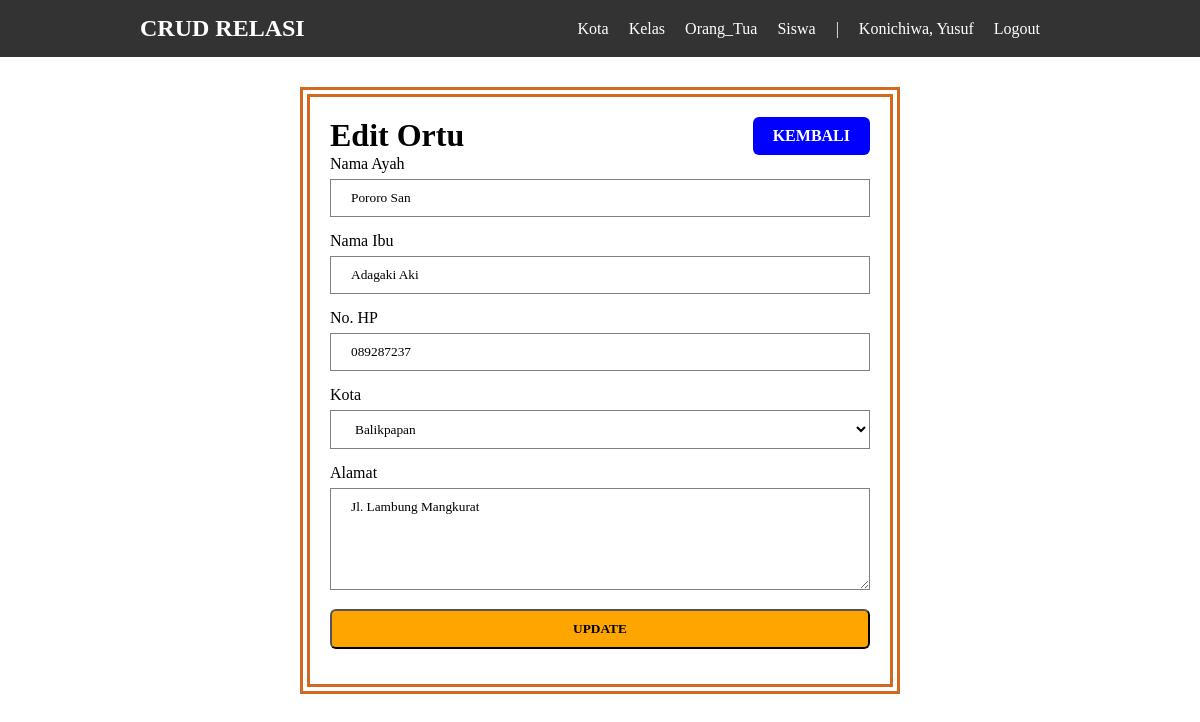
Screenshot of /orang_tua/edit.php?id=2 (signed in) with the database file from the repository.
### tables this page shows
CREATE TABLE `ortu` (
  `id` int(11) NOT NULL,
  `nama_ayah` varchar(100) NOT NULL,
  `nama_ibu` varchar(100) NOT NULL,
  `no_hp` varchar(15) NOT NULL,
  `alamat` text NOT NULL,
  `kota_id` int(11) NOT NULL,
  `created_at` timestamp NOT NULL DEFAULT CURRENT_TIMESTAMP
);

CREATE TABLE `kota` (
  `id` int(11) NOT NULL,
  `nama_kota` varchar(100) NOT NULL,
  `created_at` timestamp NOT NULL DEFAULT CURRENT_TIMESTAMP
);

### orang_tua/edit.php (the view, shortened to what this page needs)
<?php
require_once '../conn2.php';
$kotas = mysqli_query($conn, "SELECT * FROM kota ORDER BY id DESC");
$id = $_GET['id'];
$dataGet = mysqli_query($conn, "SELECT * FROM ortu WHERE id = '$id'");
$data = mysqli_fetch_object($dataGet);
?>
<!DOCTYPE html>
<html lang="en">
<head>
   <link rel="stylesheet" href="../style.css">
</head>
<body>
   <?php require_once '../navbar.php' ?>
   <main>
      <div class="container">
         <div class="infwrap">
            <h1>Edit Ortu</h1>
            <a class="btnback" href="index.php"><span class="fas fa-arrow-left"></span> Kembali</a>
         </div>
         <form action="edit.php?id=<?= $id ?>" method="post" enctype="multipart/form-data">
            <div class="form-group">
               <label for="name">Nama Ayah</label><br>
               <input type="text" required value="<?= $data->nama_ayah ?>" name="nama_ayah" id="">
            </div>
            <div class="form-group">
               <label for="name">Nama Ibu</label><br>
               <input type="text" required value="<?= $data->nama_ibu ?>" name="nama_ibu" id="">
            </div>
            <div class="form-group">
               <label for="name">No. HP</label><br>
               <input type="number" min="0" required value="<?= $data->no_hp ?>" name="no_hp" id="">
            </div>
            <div class="form-group">
               <label for="kota">Kota</label>
               <select name="kota" required id="">
                  <?php while ($kota = mysqli_fetch_object($kotas)) : ?>
                     <option value="<?= $kota->id ?>" <?= $kota->id == $data->kota_id ? 'selected' : '' ?>><?= $kota->nama_kota ?></option>
                  <?php endwhile; ?>
               </select>
            </div>
            <div class="form-group">
               <label for="name">Alamat</label><br>
               <textarea name="alamat" id="" rows="5"><?= $data->alamat ?></textarea>
            </div>
            <div class="form-group">
               <button class="btnsave" type="submit" name="update">Update</button>
            </div>
         </form>
      </div>
   </main>
</body>
</html>

### style.css (style rules this page uses)
body, ul, li { margin: 0; padding: 0; list-style: none; }
* { margin: 0; padding: 0; box-sizing: border-box; font-family: 'Fake Receipt'; }
.container { width: 80%; padding: 20px; margin: auto; }
.btnback { padding: 10px 20px; outline: none; border-radius: 6px; background-color: blue; color: white; text-decoration: none; font-weight: bold; text-transform: uppercase; }
.btnsave { width: 100%; padding: 10px 20px; outline: none; border-radius: 6px; background-color: orange; color: black; text-decoration: none; font-weight: bold; text-transform: uppercase; }
form { width: 100%; }
label { display: inline-block; width: 100%; margin-bottom: 6px; }
input, select, textarea { width: 100%; max-width: 100%; background-color: white; outline: none; border: 1.5px solid grey; padding: 10px 20px; }
.infwrap { display: flex; justify-content: space-between; }
.form-group { margin-bottom: 15px; }

### orang_tua/edit.php (style rules this page uses)
.container { width: 50%; padding: 20px; margin: auto; margin: 30px auto; border: 10px double chocolate; }

### rows the page displays
ortu: nama_ayah "Pororo San", nama_ibu "Adagaki Aki", no_hp "089287237", kota "Balikpapan", alamat "Jl. Lambung Mangkurat"

### other values shown
$_SESSION['nama'] "Yusuf"
